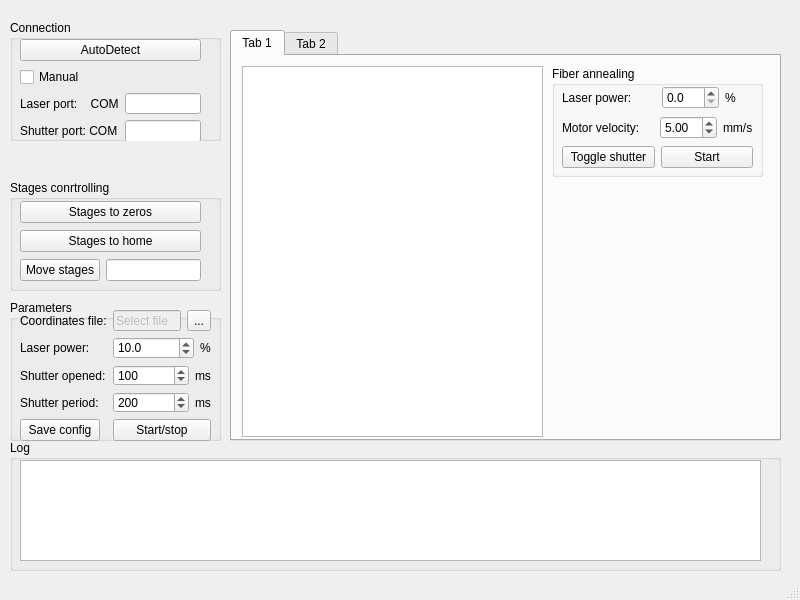
<?xml version="1.0" encoding="UTF-8"?>
<ui version="4.0">
 <class>MainWindow</class>
 <widget class="QMainWindow" name="MainWindow">
  <property name="geometry">
   <rect>
    <x>0</x>
    <y>0</y>
    <width>800</width>
    <height>600</height>
   </rect>
  </property>
  <property name="windowTitle">
   <string>Impulse taper maker v0.6 (24.07.2020)</string>
  </property>
  <widget class="QWidget" name="centralwidget">
   <widget class="QGroupBox" name="ConnectionBox">
    <property name="geometry">
     <rect>
      <x>10</x>
      <y>20</y>
      <width>211</width>
      <height>121</height>
     </rect>
    </property>
    <property name="title">
     <string>Connection</string>
    </property>
    <widget class="QWidget" name="verticalLayoutWidget">
     <property name="geometry">
      <rect>
       <x>10</x>
       <y>19</y>
       <width>181</width>
       <height>131</height>
      </rect>
     </property>
     <layout class="QVBoxLayout" name="ConnectionLayout">
      <item>
       <widget class="QPushButton" name="AutoDetectButton">
        <property name="enabled">
         <bool>true</bool>
        </property>
        <property name="text">
         <string>AutoDetect</string>
        </property>
       </widget>
      </item>
      <item>
       <layout class="QFormLayout" name="ManualConnectionLayout">
        <property name="verticalSpacing">
         <number>6</number>
        </property>
        <item row="0" column="0">
         <widget class="QCheckBox" name="manualConnectionBox">
          <property name="text">
           <string>Manual</string>
          </property>
          <property name="checked">
           <bool>false</bool>
          </property>
         </widget>
        </item>
        <item row="1" column="0">
         <widget class="QLabel" name="laserPortLabel">
          <property name="text">
           <string>Laser port:    COM</string>
          </property>
         </widget>
        </item>
        <item row="1" column="1">
         <widget class="QLineEdit" name="laserPortLineEdit">
          <property name="enabled">
           <bool>true</bool>
          </property>
          <property name="clearButtonEnabled">
           <bool>false</bool>
          </property>
         </widget>
        </item>
        <item row="2" column="0">
         <widget class="QLabel" name="shutterPortLabel">
          <property name="text">
           <string>Shutter port: COM</string>
          </property>
         </widget>
        </item>
        <item row="2" column="1">
         <widget class="QLineEdit" name="shutterPortLineEdit">
          <property name="enabled">
           <bool>true</bool>
          </property>
         </widget>
        </item>
        <item row="3" column="0" colspan="2">
         <widget class="QPushButton" name="manualConnectButton">
          <property name="text">
           <string>Connect</string>
          </property>
         </widget>
        </item>
       </layout>
      </item>
     </layout>
    </widget>
   </widget>
   <widget class="QGroupBox" name="LogBox">
    <property name="geometry">
     <rect>
      <x>10</x>
      <y>440</y>
      <width>771</width>
      <height>131</height>
     </rect>
    </property>
    <property name="title">
     <string>Log</string>
    </property>
    <widget class="QTextBrowser" name="LogField">
     <property name="geometry">
      <rect>
       <x>10</x>
       <y>20</y>
       <width>741</width>
       <height>101</height>
      </rect>
     </property>
    </widget>
   </widget>
   <widget class="QGroupBox" name="ParametersBox">
    <property name="geometry">
     <rect>
      <x>10</x>
      <y>300</y>
      <width>211</width>
      <height>141</height>
     </rect>
    </property>
    <property name="title">
     <string>Parameters</string>
    </property>
    <widget class="QWidget" name="layoutWidget">
     <property name="geometry">
      <rect>
       <x>10</x>
       <y>10</y>
       <width>191</width>
       <height>131</height>
      </rect>
     </property>
     <layout class="QFormLayout" name="ParametersLayout">
      <item row="0" column="0">
       <widget class="QLabel" name="fileLabel">
        <property name="text">
         <string>Coordinates file:</string>
        </property>
       </widget>
      </item>
      <item row="0" column="1">
       <layout class="QHBoxLayout" name="coordinatesLayout">
        <item>
         <layout class="QHBoxLayout" name="fileButtonLayout">
          <item>
           <widget class="QLineEdit" name="fileEdit">
            <property name="enabled">
             <bool>false</bool>
            </property>
            <property name="text">
             <string>Select file</string>
            </property>
           </widget>
          </item>
          <item>
           <spacer name="horizontalSpacer">
            <property name="orientation">
             <enum>Qt::Horizontal</enum>
            </property>
            <property name="sizeHint" stdset="0">
             <size>
              <width>40</width>
              <height>20</height>
             </size>
            </property>
           </spacer>
          </item>
          <item>
           <widget class="QToolButton" name="fileButton">
            <property name="enabled">
             <bool>true</bool>
            </property>
            <property name="text">
             <string>...</string>
            </property>
           </widget>
          </item>
         </layout>
        </item>
       </layout>
      </item>
      <item row="1" column="0">
       <widget class="QLabel" name="powerLabel">
        <property name="text">
         <string>Laser power:</string>
        </property>
       </widget>
      </item>
      <item row="1" column="1">
       <layout class="QHBoxLayout" name="powerLayout" stretch="1,0">
        <item>
         <widget class="QDoubleSpinBox" name="powerSpinBox">
          <property name="decimals">
           <number>1</number>
          </property>
          <property name="singleStep">
           <double>0.500000000000000</double>
          </property>
          <property name="value">
           <double>10.000000000000000</double>
          </property>
         </widget>
        </item>
        <item>
         <widget class="QLabel" name="powerPercentLabel">
          <property name="text">
           <string>%</string>
          </property>
         </widget>
        </item>
       </layout>
      </item>
      <item row="2" column="0">
       <widget class="QLabel" name="openTimeLabel">
        <property name="text">
         <string>Shutter opened:</string>
        </property>
       </widget>
      </item>
      <item row="2" column="1">
       <layout class="QHBoxLayout" name="openTimeLayout" stretch="1,0">
        <item>
         <widget class="QSpinBox" name="openSpinBox">
          <property name="maximum">
           <number>999999</number>
          </property>
          <property name="singleStep">
           <number>100</number>
          </property>
          <property name="value">
           <number>100</number>
          </property>
         </widget>
        </item>
        <item>
         <widget class="QLabel" name="openTimeMsLabel">
          <property name="text">
           <string>ms</string>
          </property>
         </widget>
        </item>
       </layout>
      </item>
      <item row="3" column="0">
       <widget class="QLabel" name="periodLabel">
        <property name="text">
         <string>Shutter period:</string>
        </property>
       </widget>
      </item>
      <item row="3" column="1">
       <layout class="QHBoxLayout" name="periodLayout" stretch="1,0">
        <item>
         <widget class="QSpinBox" name="periodSpinBox">
          <property name="maximum">
           <number>999999</number>
          </property>
          <property name="singleStep">
           <number>100</number>
          </property>
          <property name="value">
           <number>200</number>
          </property>
         </widget>
        </item>
        <item>
         <widget class="QLabel" name="periodMsLabel">
          <property name="text">
           <string>ms</string>
          </property>
         </widget>
        </item>
       </layout>
      </item>
      <item row="4" column="0">
       <widget class="QPushButton" name="saveButton">
        <property name="enabled">
         <bool>true</bool>
        </property>
        <property name="text">
         <string>Save config</string>
        </property>
       </widget>
      </item>
      <item row="4" column="1">
       <widget class="QPushButton" name="startButton">
        <property name="text">
         <string>Start/stop</string>
        </property>
       </widget>
      </item>
     </layout>
    </widget>
   </widget>
   <widget class="QTabWidget" name="tabWidget">
    <property name="enabled">
     <bool>true</bool>
    </property>
    <property name="geometry">
     <rect>
      <x>230</x>
      <y>30</y>
      <width>551</width>
      <height>411</height>
     </rect>
    </property>
    <property name="currentIndex">
     <number>0</number>
    </property>
    <widget class="QWidget" name="tab">
     <attribute name="title">
      <string>Tab 1</string>
     </attribute>
     <widget class="QTableWidget" name="tableWidget">
      <property name="geometry">
       <rect>
        <x>10</x>
        <y>10</y>
        <width>301</width>
        <height>371</height>
       </rect>
      </property>
     </widget>
     <widget class="QGroupBox" name="annealBox">
      <property name="geometry">
       <rect>
        <x>320</x>
        <y>10</y>
        <width>211</width>
        <height>111</height>
       </rect>
      </property>
      <property name="title">
       <string>Fiber annealing</string>
      </property>
      <widget class="QWidget" name="verticalLayoutWidget_2">
       <property name="geometry">
        <rect>
         <x>10</x>
         <y>19</y>
         <width>191</width>
         <height>83</height>
        </rect>
       </property>
       <layout class="QVBoxLayout" name="annealLayout">
        <item>
         <layout class="QHBoxLayout" name="annealPowerLayout" stretch="1,0,0">
          <property name="spacing">
           <number>6</number>
          </property>
          <item>
           <widget class="QLabel" name="annealPowerLabel">
            <property name="text">
             <string>Laser power:</string>
            </property>
           </widget>
          </item>
          <item>
           <widget class="QDoubleSpinBox" name="annealPowerBox">
            <property name="decimals">
             <number>1</number>
            </property>
            <property name="singleStep">
             <double>0.500000000000000</double>
            </property>
           </widget>
          </item>
          <item>
           <widget class="QLabel" name="annealPercentlabel">
            <property name="layoutDirection">
             <enum>Qt::LeftToRight</enum>
            </property>
            <property name="text">
             <string>%     </string>
            </property>
            <property name="textFormat">
             <enum>Qt::AutoText</enum>
            </property>
            <property name="alignment">
             <set>Qt::AlignLeading|Qt::AlignLeft|Qt::AlignVCenter</set>
            </property>
           </widget>
          </item>
         </layout>
        </item>
        <item>
         <layout class="QHBoxLayout" name="annealVelocityLayout" stretch="1,0,0">
          <item>
           <widget class="QLabel" name="annealVelocityLabel">
            <property name="text">
             <string>Motor velocity:</string>
            </property>
           </widget>
          </item>
          <item>
           <widget class="QDoubleSpinBox" name="annealSpeedBox">
            <property name="value">
             <double>5.000000000000000</double>
            </property>
           </widget>
          </item>
          <item>
           <widget class="QLabel" name="annealPercentLabel">
            <property name="text">
             <string>mm/s</string>
            </property>
           </widget>
          </item>
         </layout>
        </item>
        <item>
         <layout class="QHBoxLayout" name="horizontalLayout_2">
          <item>
           <widget class="QPushButton" name="toggleShutterButton">
            <property name="text">
             <string>Toggle shutter</string>
            </property>
           </widget>
          </item>
          <item>
           <widget class="QPushButton" name="startAnnealButton">
            <property name="text">
             <string>Start</string>
            </property>
           </widget>
          </item>
         </layout>
        </item>
       </layout>
      </widget>
     </widget>
    </widget>
    <widget class="QWidget" name="tab_2">
     <attribute name="title">
      <string>Tab 2</string>
     </attribute>
     <widget class="QGraphicsView" name="graphicsView">
      <property name="enabled">
       <bool>false</bool>
      </property>
      <property name="geometry">
       <rect>
        <x>-10</x>
        <y>-9</y>
        <width>541</width>
        <height>401</height>
       </rect>
      </property>
     </widget>
    </widget>
   </widget>
   <widget class="QGroupBox" name="StagesConrtolBox">
    <property name="geometry">
     <rect>
      <x>10</x>
      <y>180</y>
      <width>211</width>
      <height>111</height>
     </rect>
    </property>
    <property name="title">
     <string>Stages conrtrolling</string>
    </property>
    <widget class="QWidget" name="gridLayoutWidget">
     <property name="geometry">
      <rect>
       <x>10</x>
       <y>20</y>
       <width>181</width>
       <height>83</height>
      </rect>
     </property>
     <layout class="QGridLayout" name="StagesLayout">
      <item row="0" column="0" colspan="2">
       <widget class="QPushButton" name="StagesToZerosButton">
        <property name="text">
         <string>Stages to zeros</string>
        </property>
       </widget>
      </item>
      <item row="2" column="1">
       <widget class="QLineEdit" name="MoveStagesField"/>
      </item>
      <item row="2" column="0">
       <widget class="QPushButton" name="MoveStagesButton">
        <property name="text">
         <string>Move stages</string>
        </property>
       </widget>
      </item>
      <item row="1" column="0" colspan="2">
       <widget class="QPushButton" name="StagesToHomeButton">
        <property name="text">
         <string>Stages to home</string>
        </property>
       </widget>
      </item>
     </layout>
    </widget>
   </widget>
  </widget>
  <widget class="QMenuBar" name="menubar">
   <property name="geometry">
    <rect>
     <x>0</x>
     <y>0</y>
     <width>800</width>
     <height>21</height>
    </rect>
   </property>
  </widget>
  <widget class="QStatusBar" name="statusbar"/>
 </widget>
 <tabstops>
  <tabstop>AutoDetectButton</tabstop>
  <tabstop>manualConnectionBox</tabstop>
  <tabstop>shutterPortLineEdit</tabstop>
  <tabstop>manualConnectButton</tabstop>
  <tabstop>LogField</tabstop>
 </tabstops>
 <resources/>
 <connections/>
</ui>
